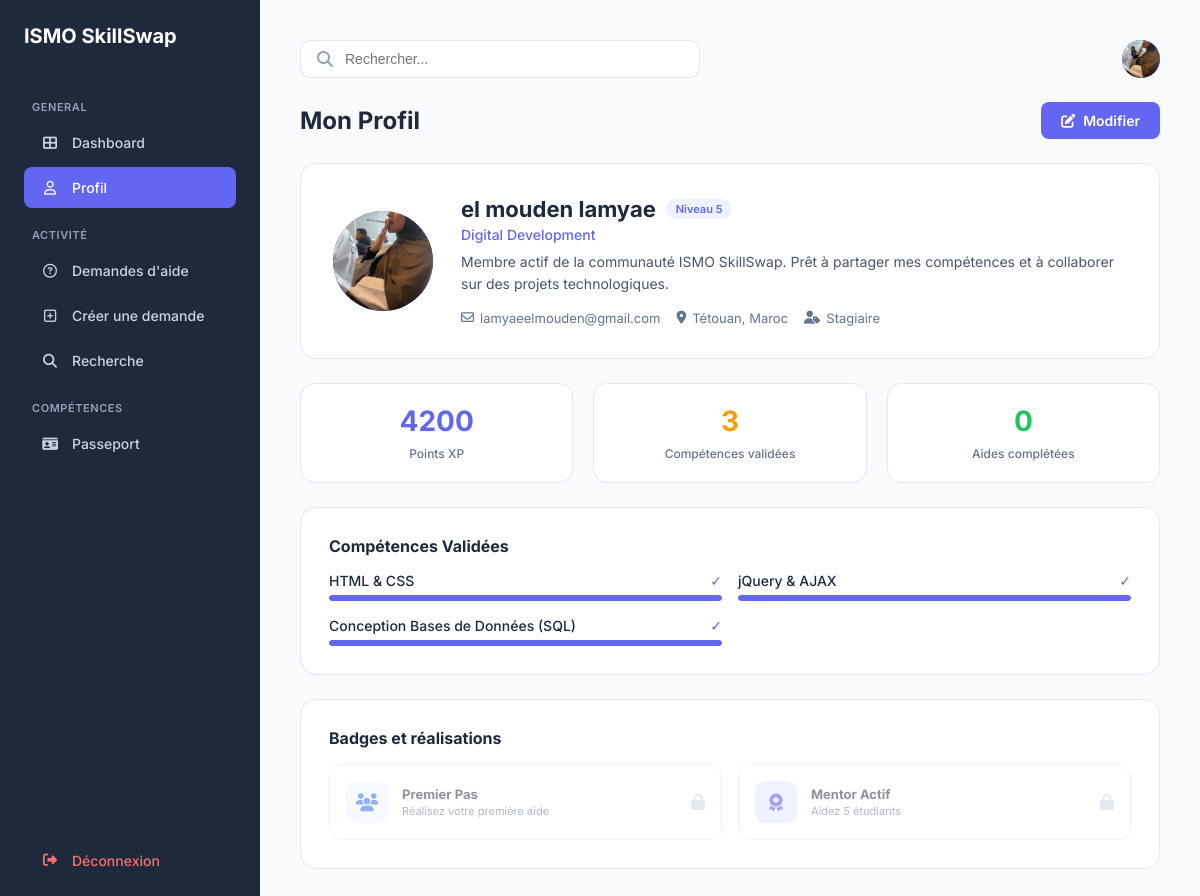
Screenshot of /profil.php (signed in) with the database file from the repository.
### tables this page shows
CREATE TABLE `utilisateur` (
  `id_utilisateur` int NOT NULL,
  `nom_uti` varchar(50) DEFAULT NULL,
  `prenom_uti` varchar(50) DEFAULT NULL,
  `email_uti` varchar(100) DEFAULT NULL,
  `pwd_uti` varchar(255) DEFAULT NULL,
  `role` enum('stagiaire','formateur','admin') DEFAULT NULL,
  `photo` varchar(255) DEFAULT 'default.png',
  `is_verified` tinyint(1) DEFAULT '0'
);

CREATE TABLE `stagiaire` (
  `id_utilisateur` int NOT NULL,
  `cef` varchar(50) DEFAULT NULL,
  `filiere` varchar(50) DEFAULT NULL,
  `score_global` int DEFAULT '0',
  `disponibilite` tinyint(1) DEFAULT '1',
  `id_passeport` int DEFAULT NULL
);

CREATE TABLE `competence` (
  `id_comp` int NOT NULL,
  `nom_comp` varchar(100) DEFAULT NULL,
  `categorie` varchar(50) DEFAULT NULL
);

### profil.php (the view, shortened to what this page needs)
<?php
include ('config.php');
$user_id   = $_SESSION['user_id'];
$user_role = $_SESSION['user_role'];
try {
    $stmt = $pdo->prepare("SELECT * FROM utilisateur WHERE id_utilisateur = ?");
    $stmt->execute([$user_id]);
    $user = $stmt->fetch();
    $nom_complet = htmlspecialchars($user['nom_uti'] . ' ' . $user['prenom_uti']);
    $initials    = strtoupper(substr($user['nom_uti'], 0, 1) . substr($user['prenom_uti'], 0, 1));
    $filiere             = "Développement Digital";
    $xp                  = 0;
    $aides_completees    = 0;
    $skills              = [];
    $niveau              = 1;
    if ($user_role === 'stagiaire') {
        $stmt_s = $pdo->prepare("SELECT * FROM stagiaire WHERE id_utilisateur = ?");
        $stmt_s->execute([$user_id]);
        $stagiaire = $stmt_s->fetch();
        if ($stagiaire) {
            $filiere = !empty($stagiaire['filiere']) ? $stagiaire['filiere'] : "Développement Digital";
            $xp      = $stagiaire['score_global'] ?? 0;
        }
        $stmt_a = $pdo->prepare("SELECT COUNT(*) FROM entraide WHERE id_mentor = ? AND statut_aide = 'terminee'");
        $stmt_a->execute([$user_id]);
        $aides_completees = $stmt_a->fetchColumn();
        $stmt_sk = $pdo->prepare(
            "SELECT c.nom_comp FROM validation v
             JOIN competence c ON v.id_comp = c.id_comp
             WHERE v.id_stagiaire = ? AND v.etat_validation = 'valide'"
        );
        $stmt_sk->execute([$user_id]);
        $skills = $stmt_sk->fetchAll();
        $niveau = floor($xp / 1000) + 1;
    } elseif ($user_role === 'formateur') {
        $filiere = "Formateur ISMO";
        $stmt_v = $pdo->prepare("SELECT COUNT(*) FROM validation WHERE id_formateur = ? AND etat_validation = 'valide'");
        $stmt_v->execute([$user_id]);
        $validations_faites = $stmt_v->fetchColumn();
    }
} catch (Exception $e) {
    die("Erreur : " . $e->getMessage());
}
$dashboard_link = "dashboard.php";
?>
<!DOCTYPE html>
<html lang="fr">
<head>
    <link rel="stylesheet" href="https://cdnjs.cloudflare.com/ajax/libs/font-awesome/6.4.0/css/all.min.css">
</head>
<body>
<aside class="sidebar">
    <h1>ISMO SkillSwap</h1>
    <p class="menu-title">GENERAL</p>
    <nav>
        <a href="<?php echo $dashboard_link; ?>" class="menu-item"><i class="fas fa-th-large"></i> <span>Dashboard</span></a>
        <a href="profil.php" class="menu-item active"><i class="far fa-user"></i> <span>Profil</span></a>
        <?php if (in_array($user_role, ['stagiaire', 'formateur'])): ?>
        <p class="menu-title">ACTIVITÉ</p>
        <a href="demandes_aide.php" class="menu-item"><i class="far fa-question-circle"></i>
            <span><?php echo $user_role === 'formateur' ? "Offres d'aide" : "Demandes d'aide"; ?></span>
        </a>
        <?php if ($user_role === 'stagiaire'): ?>
            <a href="creer_demande.php" class="menu-item"><i class="far fa-plus-square"></i> <span>Créer une demande</span></a>
        <?php endif; ?>
        <a href="recherche.php" class="menu-item"><i class="fas fa-search"></i> <span>Recherche</span></a>
        <p class="menu-title">COMPÉTENCES</p>
        <a href="passport.php"   class="menu-item"><i class="fas fa-id-card"></i> <span>Passeport</span></a>
        <?php endif; ?>
    </nav>
    <div style="margin-top:auto;">
        <a href="logout.php" class="menu-item" style="color:#f87171;"><i class="fas fa-sign-out-alt"></i> <span>Déconnexion</span></a>
    </div>
</aside>
<main class="main">
    <header>
        <div class="search-box">
            <i class="fas fa-search" style="color:#94a3b8;"></i>
            <input type="text" placeholder="Rechercher...">
        </div>
        <div class="avatar-top">
            <?php if (!empty($user['photo']) && $user['photo'] !== 'default.png' && file_exists('uploads/' . $user['photo'])): ?>
                <img src="uploads/<?php echo htmlspecialchars($user['photo']); ?>" alt="Avatar">
            <?php else: ?>
                <?php echo $initials; ?>
            <?php endif; ?>
        </div>
    </header>
    <div class="title-row">
        <h2 class="page-title">Mon Profil</h2>
        <a href="modifier_profil.php" class="btn-edit"><i class="fas fa-edit"></i> Modifier</a>
    </div>
    <div class="profile-card">
        <?php
        $avClass = 'av-stagiaire';
        ?>
        <div class="avatar-large <?php echo $avClass; ?>">
            <?php if (!empty($user['photo']) && $user['photo'] !== 'default.png' && file_exists('uploads/' . $user['photo'])): ?>
                <img src="uploads/<?php echo htmlspecialchars($user['photo']); ?>" alt="Avatar">
            <?php else: ?>
                <?php echo $initials; ?>
            <?php endif; ?>
        </div>
        <div class="profile-details">
            <h2>
                <?php echo $nom_complet; ?>
                <?php if ($user_role === 'stagiaire'): ?>
                    <span class="role-badge rb-stagiaire">Niveau <?php echo $niveau; ?></span>
                <?php elseif ($user_role === 'formateur'): ?>
                    <span class="role-badge rb-formateur">Formateur</span>
                <?php else: ?>
                    <span class="role-badge rb-admin">Administrateur</span>
                <?php endif; ?>
            </h2>
            <div class="job-title" style="color:<?php echo in_array($user_role, ['admin','administrateur']) ? '#ef4444' : ($user_role === 'formateur' ? 'var(--purple)' : 'var(--primary)'); ?>">
                <?php echo htmlspecialchars($filiere); ?>
            </div>
            <p class="bio">
                <?php if (in_array($user_role, ['admin', 'administrateur'])): ?>
                    Administrateur principal de la plateforme ISMO SkillSwap. Responsable de la supervision globale, de la gestion des utilisateurs, et de la configuration du système.
                <?php elseif ($user_role === 'formateur'): ?>
                    Formateur officiel au sein de l'ISMO Tétouan. Responsable du suivi pédagogique et de la validation des compétences des stagiaires.
                <?php else: ?>
                    Membre actif de la communauté ISMO SkillSwap. Prêt à partager mes compétences et à collaborer sur des projets technologiques.
                <?php endif; ?>
            </p>
            <div class="profile-meta">
                <span><i class="far fa-envelope"></i><?php echo htmlspecialchars($user['email_uti']); ?></span>
                <span><i class="fas fa-map-marker-alt"></i>Tétouan, Maroc</span>
                <span><i class="fas fa-user-tag"></i><?php echo ucfirst($user_role); ?></span>
            </div>
        </div>
    </div>
    <?php if ($user_role === 'stagiaire'): ?>
        <div class="stats-grid">
            <div class="card-stat">
                <span class="val" style="color:var(--primary);"><?php echo $xp; ?></span>
                <span class="label">Points XP</span>
            </div>
            <div class="card-stat">
                <span class="val" style="color:var(--yellow);"><?php echo count($skills); ?></span>
                <span class="label">Compétences validées</span>
            </div>
            <div class="card-stat">
                <span class="val" style="color:var(--green);"><?php echo $aides_completees; ?></span>
                <span class="label">Aides complétées</span>
            </div>
        </div>
        <div class="section-card">
            <h3>Compétences Validées</h3>
            <div class="skills-grid">
                <?php if (!empty($skills)): ?>
                    <?php foreach ($skills as $sk): ?>
                    <div class="skill-item">
                        <div class="skill-info"><span><?php echo htmlspecialchars($sk['nom_comp']); ?></span><span style="color:var(--primary);">✓</span></div>
                        <div class="bar-bg"><div class="bar-fill" style="width:100%;"></div></div>
                    </div>
                    <?php endforeach; ?>
                <?php else: ?>
                    <p style="color:var(--text-muted); font-size:14px;">Aucune compétence validée pour le moment.</p>
                <?php endif; ?>
            </div>
        </div>
        <div class="section-card">
            <h3>Badges et réalisations</h3>
            <div class="badges-grid">
                <div class="badge-box <?php echo $aides_completees >= 1 ? '' : 'locked'; ?>">
                    <div class="b-icon blue"><i class="fas fa-users"></i></div>
                    <div class="b-details"><h4>Premier Pas</h4><p>Réalisez votre première aide</p></div>
                    <?php if ($aides_completees < 1): ?><i class="fas fa-lock" style="margin-left:auto; color:#cbd5e1;"></i><?php endif; ?>
                </div>
                <div class="badge-box <?php echo $aides_completees >= 5 ? '' : 'locked'; ?>">
                    <div class="b-icon indigo"><i class="fas fa-award"></i></div>
                    <div class="b-details"><h4>Mentor Actif</h4><p>Aidez 5 étudiants</p></div>
                    <?php if ($aides_completees < 5): ?><i class="fas fa-lock" style="margin-left:auto; color:#cbd5e1;"></i><?php endif; ?>
                </div>
            </div>
        </div>
    <?php endif; ?>
</main>
</body>
</html>

### rows the page displays
utilisateur: photo (picture), nom_complet "el mouden lamyae", email_uti "lamyaeelmouden@gmail.com"
stagiaire: score_global "5", filiere "Digital Development", score_global "4200"
competence: nom_comp "HTML & CSS"
competence: nom_comp "jQuery & AJAX"
competence: nom_comp "Conception Bases de Données (SQL)"

### other values shown
$user_role "Stagiaire"
count($skills) "3"
$aides_completees "0"
